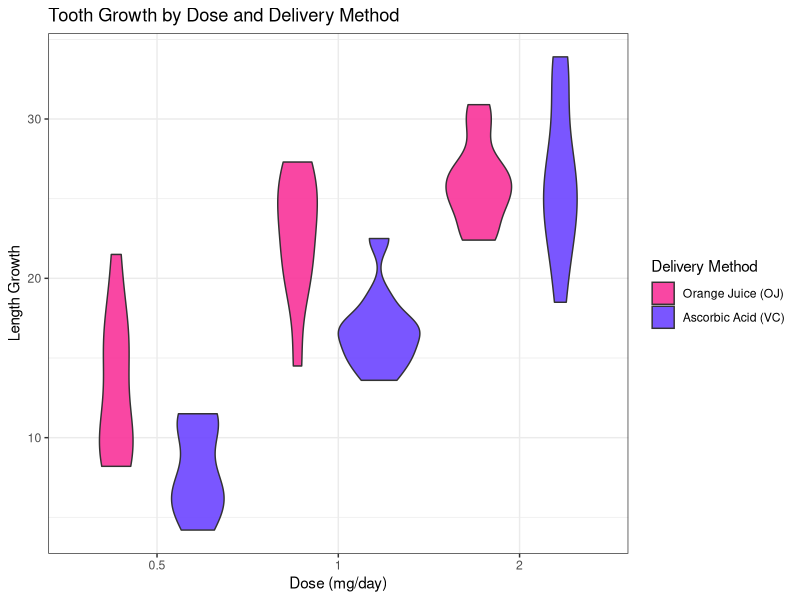

Write the R code that produced this figure. (Note: this script raises an error after producing the figure.)
## ---- chunk 1
library(ggplot2)
library(datasets)
## ---- chunk 2
data <- ToothGrowth
str(data)
summary(data)
## ---- chunk 3
ggplot(aes(y = len, fill = supp, x = as.factor(dose)), data = data) +
        geom_violin(alpha = 0.9) + 
        scale_fill_manual(values=c("#F83399", "#6c44ff"), 
                labels = c("Orange Juice (OJ)", "Ascorbic Acid (VC)")) +
        ylab("Length Growth") + 
        xlab("Dose (mg/day)") +
        ggtitle("Tooth Growth by Dose and Delivery Method") +
        guides(fill=guide_legend(title="Delivery Method")) +
        theme_bw()
## ---- chunk 4
ts0T <- t.test(len ~ supp, paired = FALSE, var.equal = TRUE, data = data)
ts0F <- t.test(len ~ supp, paired = FALSE, var.equal = FALSE, data = data)
## ---- chunk 5
tests1 <- list(ts0T, ts0F)
results1 <- sapply(tests1, function(x) {
        c(x$estimate[1],
          x$estimate[2],
          ci.lower = x$conf.int[1],
          ci.upper = x$conf.int[2],
          p.value = x$p.value)
})
results1 <- t(results1)
colnames(results1) <- c("meanOC", "meanVC", 
                        "C.I.lower", "C.I.upper", "p.value")
rownames(results1) <- c("var.equal=TRUE", "var.equal=FALSE")
results1
## ---- chunk 6
sub1 <- subset(data, dose %in% c(0.5, 1))
td1T <- t.test(len ~ dose, paired = FALSE, var.equal = TRUE, data = sub1)

sub2 <- subset(data, dose %in% c(0.5, 2))
td2T <- t.test(len ~ dose, paired = FALSE, var.equal = TRUE, data = sub2)

sub3 <- subset(data, dose %in% c(1, 2))
td3T <- t.test(len ~ dose, paired = FALSE, var.equal = TRUE, data = sub3)
## ---- chunk 7
tests2 <- list(td1T, td2T, td3T)
results2 <- sapply(tests2, function(x) {
        c(x$estimate[1],
          x$estimate[2],
          ci.lower = x$conf.int[1],
          ci.upper = x$conf.int[2],
          p.value = x$p.value)
})
results2 <- t(results2)
colnames(results2) <- c("meanLowDose", "meanHighDose", 
                       "C.I.lower", "C.I.upper", "p.value")
rownames(results2) <- c("0.5mg vs 1.0mg", "0.5mg vs 2.0mg", 
                        "1.0mg vs 2.0mg")
results2
## ---- chunk 8
subS1 <- subset(data, dose == 0.5)
ts1T  <- t.test(len ~ supp, paired = FALSE, var.equal = TRUE, data = subS1)

subS2 <- subset(data, dose == 1)
ts2T  <- t.test(len ~ supp, paired = FALSE, var.equal = TRUE, data = subS2)


subS3 <- subset(data, dose == 2)
ts3T  <- t.test(len ~ supp, paired = FALSE, var.equal = TRUE, data = subS3)
## ---- chunk 9
tests3 <- list(ts1T, ts2T, ts3T)
results3 <- sapply(tests3, function(x) {
        c(x$estimate[1],
          x$estimate[2],
          ci.lower = x$conf.int[1],
          ci.upper = x$conf.int[2],
          p.value = x$p.value)
})
results3 <- t(results3)
colnames(results3) <- c("meanOJ", "meanVC", 
                        "C.I.lower", "C.I.upper", "p.value")
rownames(results3) <- c("dose = 0.5mg", "dose = 1.0mg", 
                        "dose = 1.0mg")
results3
